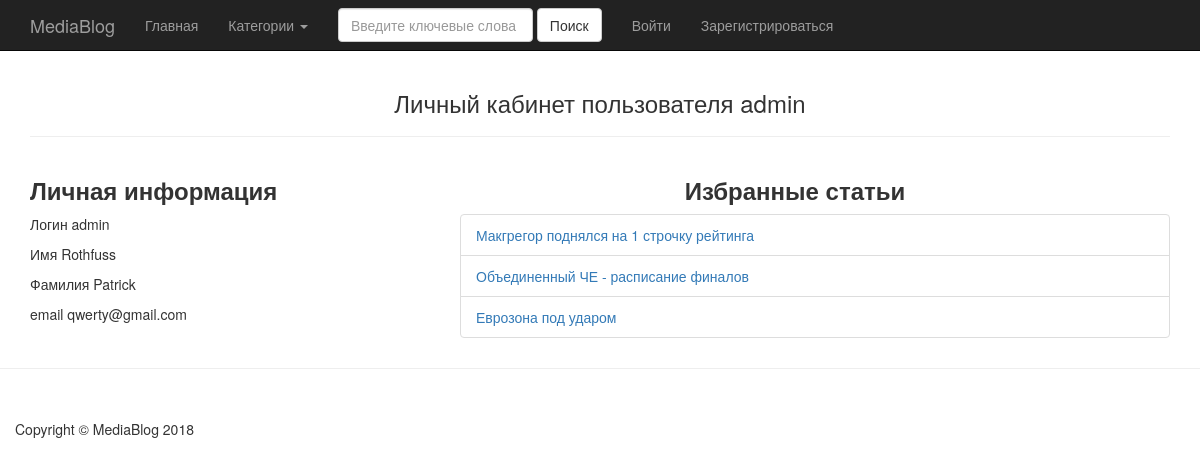
Page /user_account/admin/ on the committed database.
### mediablogapp/models.py (models this page shows, shortened)
class UserAccount(models.Model):
    user = models.OneToOneField(settings.AUTH_USER_MODEL)
    first_name = models.CharField(max_length=200)
    last_name = models.CharField(max_length=200)
    email = models.EmailField()
    favorite_articles = models.ManyToManyField(Article)

class Article(models.Model):
    category = models.ForeignKey(Category)
    title = models.CharField(max_length=1000)
    slug = models.SlugField()
    image = models.ImageField(upload_to=generate_filename)
    content = models.TextField()
    likes = models.PositiveIntegerField(default=0)
    dislikes = models.PositiveIntegerField(default=0)
    comments = GenericRelation('Comment')
    users_reaction = models.ManyToManyField(settings.AUTH_USER_MODEL, blank=True)
    def get_absolute_url(self):
        return reverse('article-detail', kwargs={'category': self.category.slug, 'slug': self.slug})

### mediablogapp/views.py (the view)
# urls.py: url(r'^user_account/(?P<user>[-\w]+)/$', UserAccountView.as_view(), name='account_view'),
class UserAccountView(View, CategoryandArticlesListMixin):
    template_name = 'user_account.html'
    def get(self, request, *args, **kwargs):
        user = self.kwargs.get('user')
        categories = Category.objects.all()
        current_user = UserAccount.objects.get(user=User.objects.get(username=user))
        context = {
            'current_user': current_user,
            'categories': categories
        }
        return render(self.request, self.template_name, context)

### mediablogapp/models.py (called while the page is built)
    def get_absolute_url(self):
        return reverse('category-detail', kwargs={'slug': self.slug})

### mediablogapp/templates/user_account.html
{% extends 'index.html' %}
{% block content %}
<div class="container">
    <h3 class="text-center">Личный кабинет пользователя {{ current_user.user }}</h3>
    <hr>
    <div class="row">
        <div class="col-sm-4">
            <h3><strong>Личная информация</strong></h3>
            <p>Логин {{ current_user.user }}</p>
            <p>Имя {{ current_user.first_name }}</p>
            <p>Фамилия {{ current_user.last_name }}</p>
            <p>email {{ current_user.email }}</p>
        </div>
        <div class="col-sm-8">
            <h3 class="text-center"><strong>Избранные статьи</strong></h3>
            <ul class="button-group">
                {% for article in current_user.favorite_articles.all %}
                <li class="list-group-item"><a href="{{ article.get_absolute_url }}" style="text-decoration: none;">{{ article.title }}</a></li>
                {% endfor %}
            </ul>
        </div>
    </div>
</div>
{% endblock content %}

### static_in_dev/css/4-col-portfolio.css (style rules this page uses)
body { padding-top: 70px; }

### rows in the picture
UserAccount: user "admin", first_name "Rothfuss", last_name "Patrick", email "qwerty@gmail.com"
Article: title "Макгрегор поднялся на 1 строчку рейтинга"
Article: title "Объединенный ЧЕ - расписание финалов"
Article: title "Еврозона под ударом"
